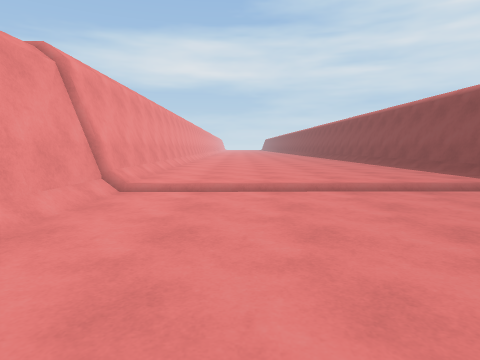
[1] (above)

16 first-person views from a walk through a 3-D level made in the Unity game engine. The camera is 1.2 m above the floor, tilts 6° down and sees 75° across. The floor is counted in squares, 2 m on a side. Each view is taken from the middle of a square. On the plan, view 1 faces up. The plan holds only what a view shows up to about 9 squares ahead; the rest is blank. The place goes on beyond the plan.

[2]
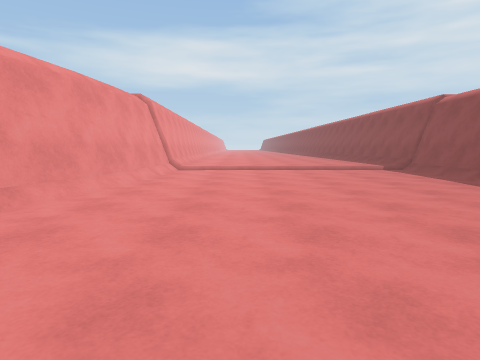

[3]
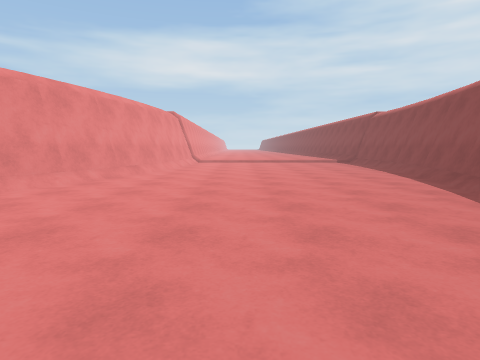

[4]
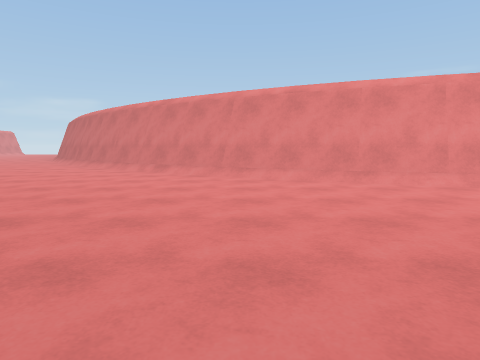

[5]
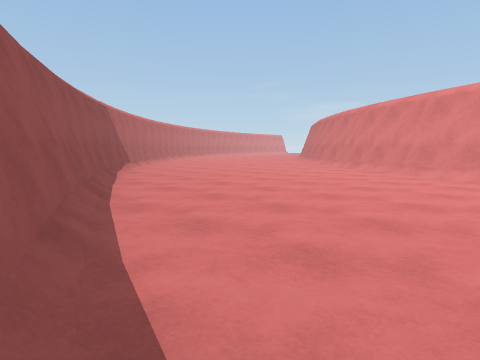

[6]
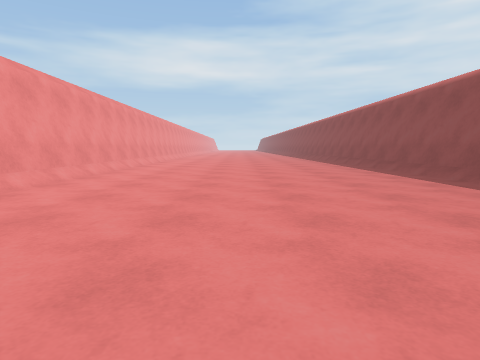

[7]
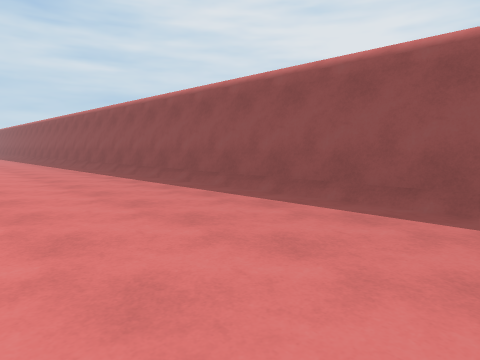

[8]
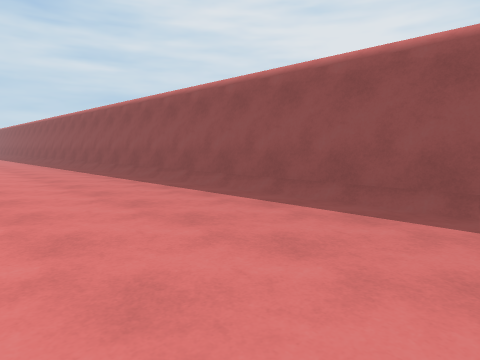

[9]
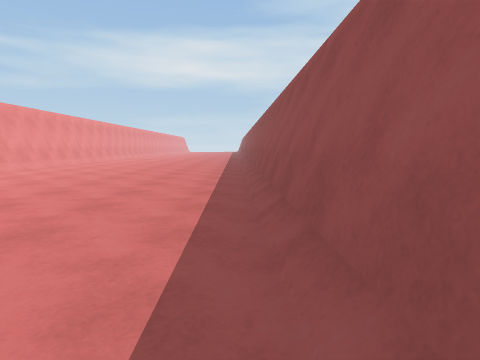

[10]
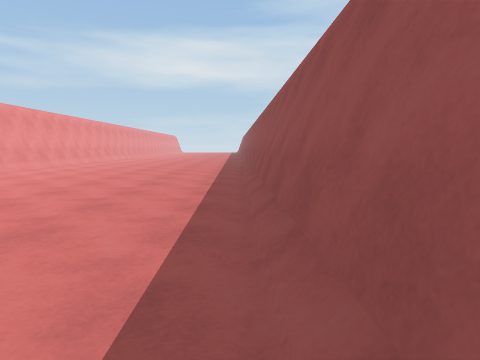

[11]
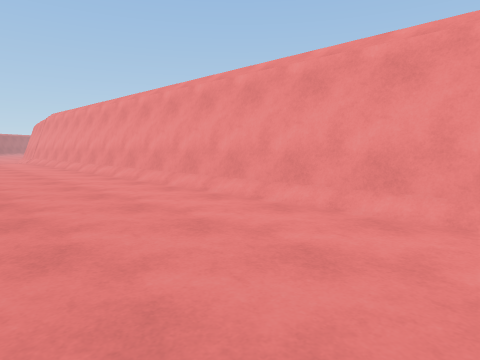

[12]
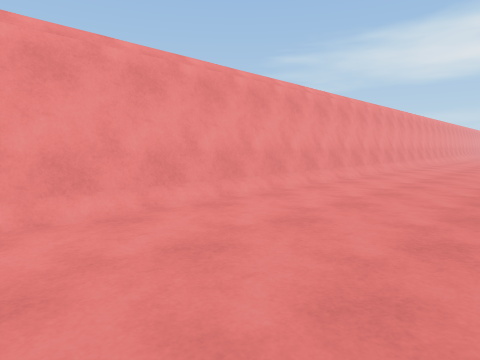

[13]
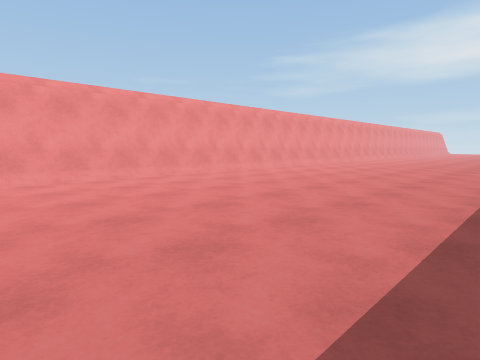

[14]
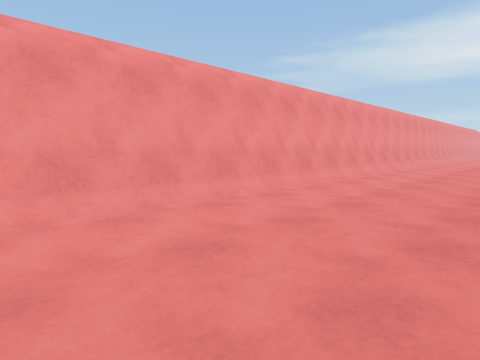

[15]
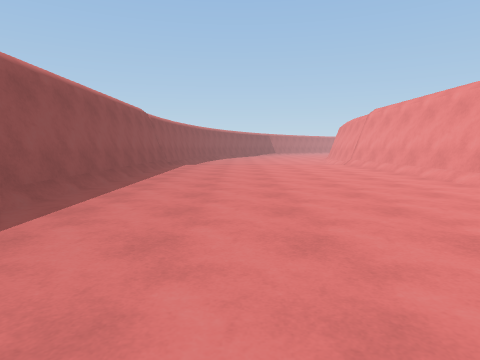

[16]
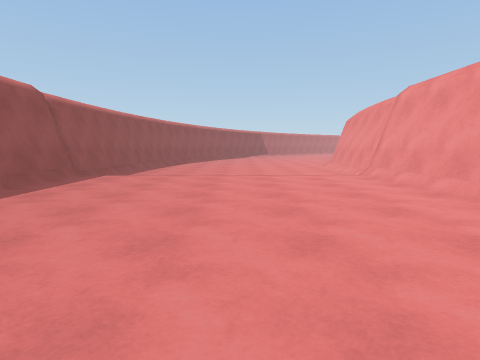

### Floor plan
Key: @ floor where view 1 was taken; # wall or solid block; . main floor; - floor 0.25 m lower than the main floor; / step, stairs or slope.
Columns run from 7 left of view 1 to 5 right of it. Each row starts with its distance up from view 1.
 34      /..
 33      /..
 32      /.....
 31      /.....
 30      /.....
 29      /.....
 28      /...../
 27      /...../
 26      #...../
 25      #...../#
 24      #...../#
 23      #...../#
 22      #...../#
 21      #...../#
 20      #...../#
 19      #...../#
 18      #...../#
 17      #...../#
 16      #...../#
 15      #...../#
 14      #......#
 13      #......#
 12      #......#
 11      #......#
 10      #......#
  9      #......#
  8      #......#
  7      #......#
  6      #......#
  5      #......#
  4      #/-----#
  3      #------#
  2      #-----/#
  1     ##-----/#
  0     #--@---/
 -1     #------#
 -2     #------#
 -3    ##------#
 -4    #-------
 -5   ##------#
 -6   #-------#
 -7  ##------/#
 -8 ##-------##
 -9 #/------/#
-10 /-------##
-11 -------##

Positions as (right, up) in squares from view 1, and headings:
1: (0, 0), facing up
2: (0, -4), facing up
3: (0, -8), facing up
4: (2, -6), facing left
5: (3, -4), facing down-left
6: (1, 4), facing up
7: (1, 8), facing up-right
8: (1, 14), facing up-right
9: (4, 14), facing up
10: (4, 19), facing up
11: (1, 18), facing down-left
12: (1, 16), facing up-left
13: (4, 22), facing up-left
14: (1, 24), facing up-left
15: (2, 15), facing down
16: (1, 11), facing down
